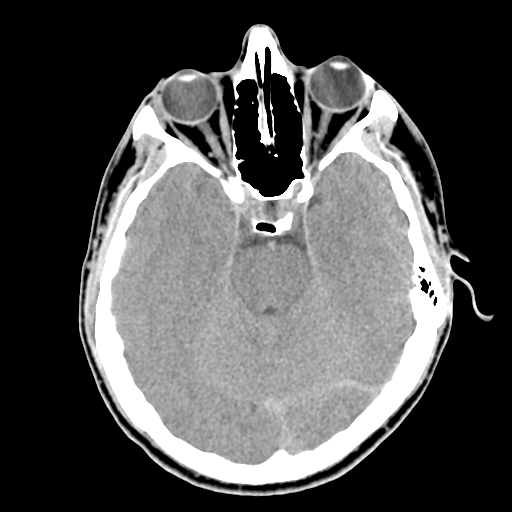
#> input picture Лабораторная_работа_1_2/head-CT.tif, 512 x 512 px
$ jupyter execute 'Обработка_медицинских_изображений_ЛР1_2.ipynb'   (shell and % lines are left out)   (older library calls are emulated)
#> lines starting #> are read from the running program, lines starting #| are printed output that depends on the picture
# Обработка медицинксих изображений
## Лабораторная работа №№1,2
Выполнил студент БМТ1-12М
Колокольников Георгий

# 0. Подготовительный этап

[cell 1]
from scipy.misc import imread
import matplotlib.pyplot as plt
from PIL import Image
import numpy as np
from scipy.signal import convolve2d
import scipy.ndimage as ndi
from math import sqrt, cos, sin, pi, exp
import warnings
warnings.filterwarnings('ignore')

[cell 2]
def rgb2gray(rgb):
    """
    Функция переводит 3х-канальное rgb изображение в
    одноканальное серошкальное
    """
    return np.dot(rgb[...,:3],[0.299, 0.587, 0.114])

[cell 3]
im_head = rgb2gray(imread('head-CT.tif',False, 'RGB' ))
plt.imshow(im_head, cmap='gray')
plt.axis('off')
plt.show()

[cell 4]
im_chest = rgb2gray(imread('chest-xray.tif',False, 'RGB' ))
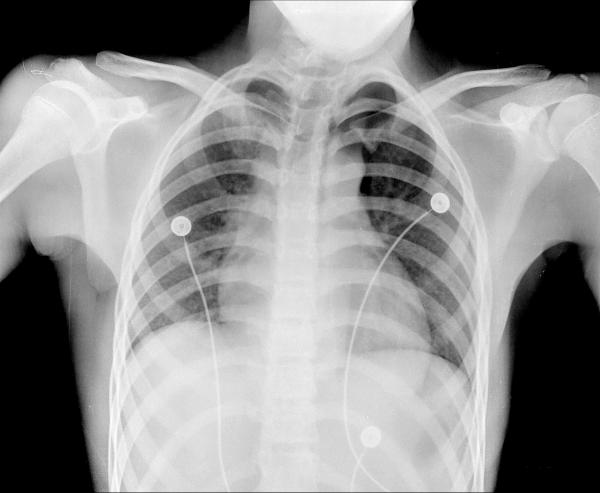
#> input picture Лабораторная_работа_1_2/chest-xray.tif, 600 x 493 px
plt.imshow(im_chest, cmap='gray')
plt.axis('off')
plt.show()

# 1. Базовые пеобразования цифрового изображения

1 . Отражения по горизонтали

[cell 5]
im_chest_h_flip = np.empty([im_chest.shape[0], im_chest.shape[1]])

[cell 6]
for i in range(0, im_chest.shape[0]):
    for j in range(0, im_chest.shape[1]):
        im_chest_h_flip[i,j] = im_chest[i, im_chest.shape[1]-1-j]
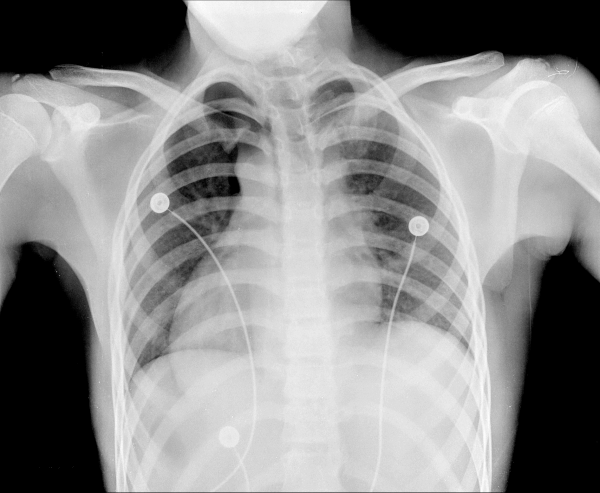
#> im_chest_h_flip: shape (493, 600) float64; min 0, max 253, mean 141.9

[cell 7]
plt.subplot(1,2,1)
plt.imshow(im_chest_h_flip, cmap='gray')
plt.axis('off')
plt.title('Horizontal flip')

plt.subplot(1,2,2)
plt.imshow(im_chest, cmap='gray')
plt.axis('off')
plt.title('Initial')
plt.show()
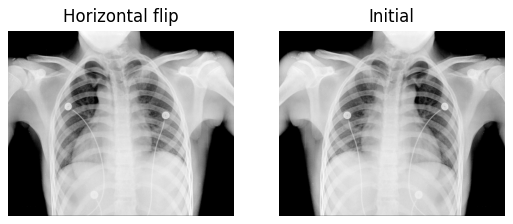
#> figure drawn by matplotlib, 2 panels

1.2 . Отражение по вертикали

[cell 8]
im_chest_v_flip = np.empty([im_chest.shape[0], im_chest.shape[1]])
for i in range(0, im_chest.shape[0]):
    for j in range(0, im_chest.shape[1]):
        im_chest_v_flip[i,j] = im_chest[im_chest.shape[0]-1-i, j]
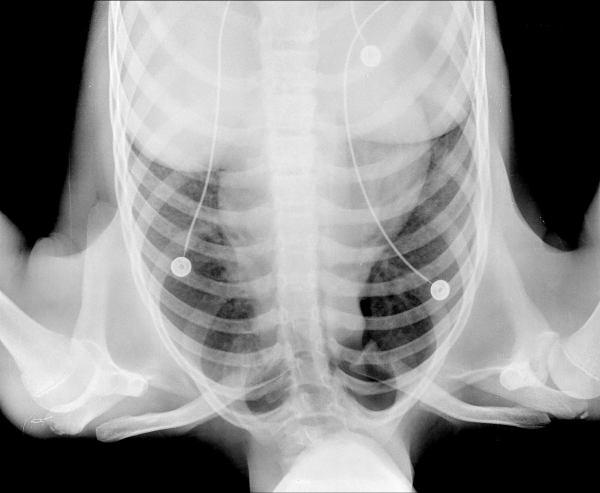
#> im_chest_v_flip: shape (493, 600) float64; min 0, max 253, mean 141.9

[cell 9]
plt.subplot(1,2,1)
plt.imshow(im_chest_v_flip, cmap='gray')
plt.axis('off')
plt.title('Vertical flip')

plt.subplot(1,2,2)
plt.imshow(im_chest, cmap='gray')
plt.axis('off')
plt.title('Initial')

plt.show()

2 . Поворот

[cell 10]
# Рассчитаем максимальныый размер изображения
size_new = int(sqrt(im_chest.shape[0]**2 + im_chest.shape[1]**2))
#> size_new = 776

[cell 11]
size_new
#> Out = 776

[cell 12]
# Центр поворота
x0, y0 = (int(im_chest.shape[0]/2), int(im_chest.shape[1]/2))
#> x0 = 246; y0 = 300

[cell 13]
# Вычисление новых координат и перенос интенсивностей
im_chest_rotate = np.empty([size_new, size_new])
phi = pi/2
for i in range(0, im_chest.shape[0]):
    for j in range(0, im_chest.shape[1]):
        x_new = int((i-x0)*cos(phi) - (j-y0)*sin(phi) + sqrt(im_chest.shape[0]**2 + im_chest.shape[1]**2)/2)
        y_new = int((i-x0)*sin(phi) + (j-y0)*cos(phi) + sqrt(im_chest.shape[0]**2 + im_chest.shape[1]**2)/2)
        im_chest_rotate[x_new,y_new] = im_chest[i, j]
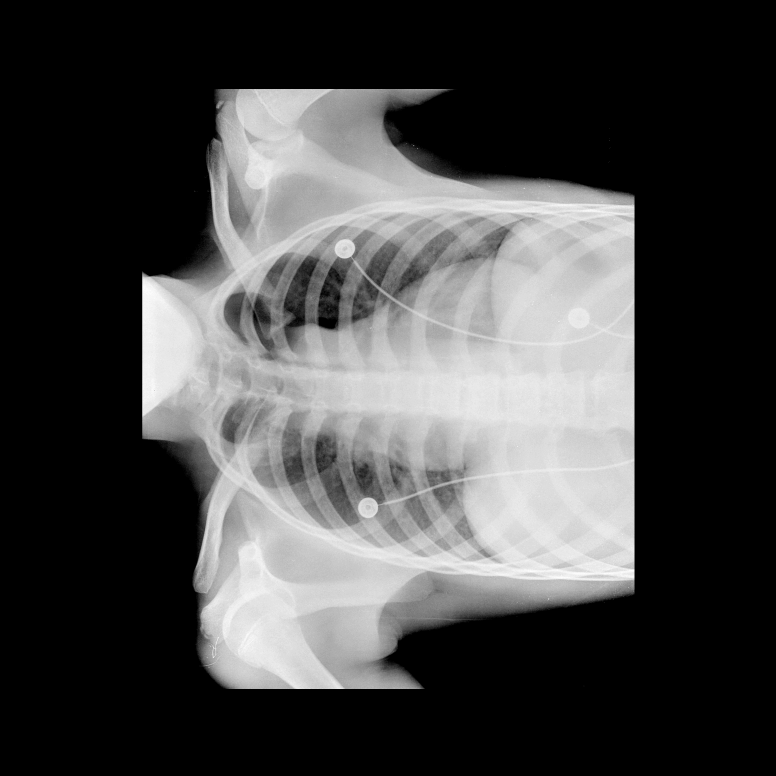
#> im_chest_rotate: shape (776, 776) float64; min 0, max 253, mean 69.8

[cell 14]
plt.imshow(im_chest_rotate, cmap='gray')
plt.axis('off')
plt.show()

3 . Инверсия

[cell 15]
# Нормируем изображение, так что примаются значения от 0 до 1
im_chest_norm = im_chest/255
plt.imshow(im_chest_norm, cmap='gray')
plt.axis('off')
plt.show()

[cell 16]
im_chest_invert = 1 - im_chest_norm
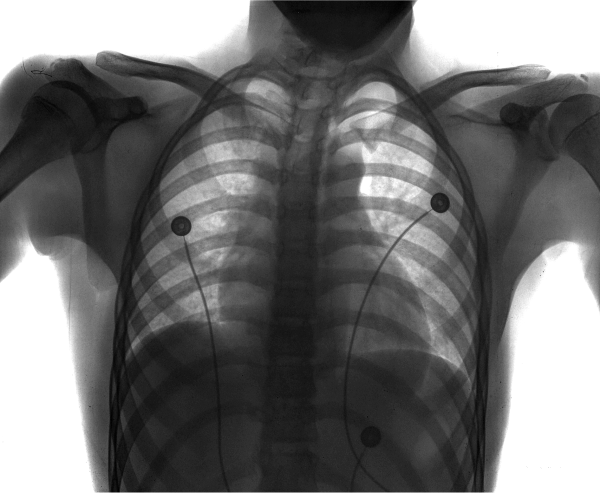
#> im_chest_invert: shape (493, 600) float64; min 0.00784, max 1, mean 0.444
plt.imshow(im_chest_invert, cmap='gray')
plt.axis('off')
plt.show()

4 . Фильтр собеля

[cell 17]
# Зададим горизонтальный фильтр Собеля
Sobel_h = np.array([[-1,-2,-1],
                    [0, 0, 0],
                    [1, 2,1]])
# Зададим вертикальный фильтр Собеля
Sobel_v = np.array([[-1,0,1],
                    [-2,0,2],
                    [-1,0,1]])

[cell 18]
im_chest_Sob_h = ndi.convolve(im_chest_norm, Sobel_h)
plt.imshow(im_chest_Sob_h, cmap='seismic')
plt.axis('off')
plt.show()

[cell 19]
im_chest_Sob_v = ndi.convolve(im_chest_norm, Sobel_v)
plt.imshow(im_chest_Sob_v, cmap='seismic')
plt.axis('off')
plt.show()

[cell 20]
im_chest_Sobel = np.sqrt(np.square(im_chest_Sob_h) + np.square(im_chest_Sob_v))
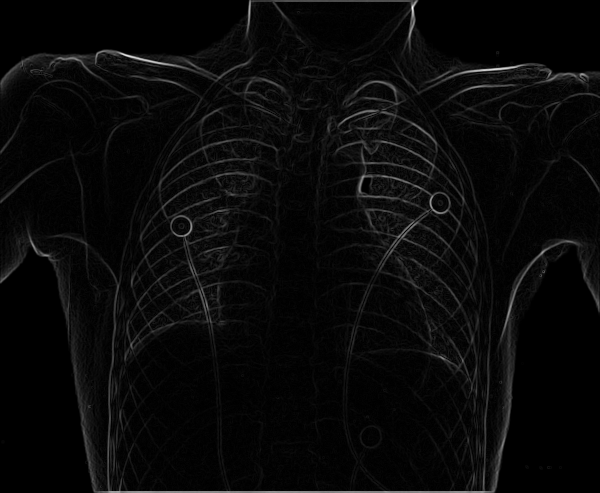
#> im_chest_Sobel: shape (493, 600) float64; min 0, max 3.02, mean 0.112; drawn with min black and max white
plt.imshow(im_chest_Sobel, cmap='gray')
plt.axis('off')
plt.show()

Попробуем встроенную функцию

[cell 21]
im_chest_built_Sobel_v = ndi.sobel(im_chest_norm, axis = 0)
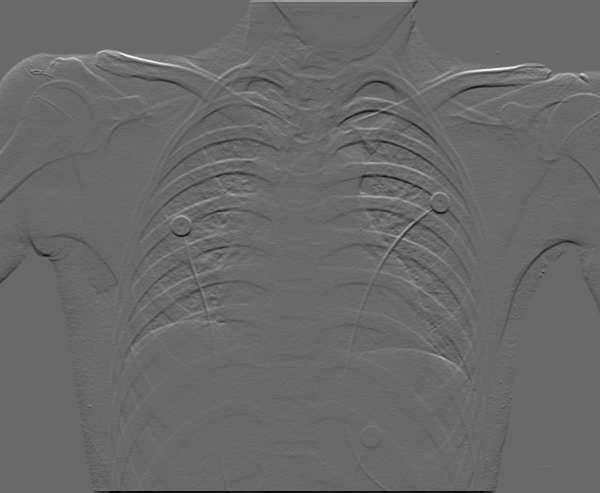
#> im_chest_built_Sobel_v: shape (493, 600) float64; min -1.88, max 2.65, mean 0.00152; drawn with min black and max white
im_chest_built_Sobel_h = ndi.sobel(im_chest_norm, axis = 1)
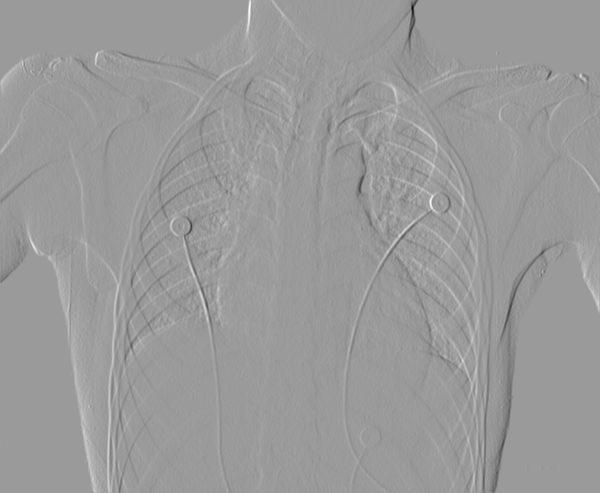
#> im_chest_built_Sobel_h: shape (493, 600) float64; min -3, max 1.95, mean 0.000383; drawn with min black and max white
im_chest_built_Sobel = np.sqrt(np.square(im_chest_built_Sobel_h) + np.square(im_chest_built_Sobel_v))

[cell 22]
plt.imshow(im_chest_built_Sobel, cmap='gray')
plt.axis('off')
plt.show()

Результаты совпадают

5 . Гамма коррекция

[cell 23]
im_chest = im_chest_norm
A = 1
gamma = 0.3
im_chest_gamma = A*np.power(im_chest, gamma)
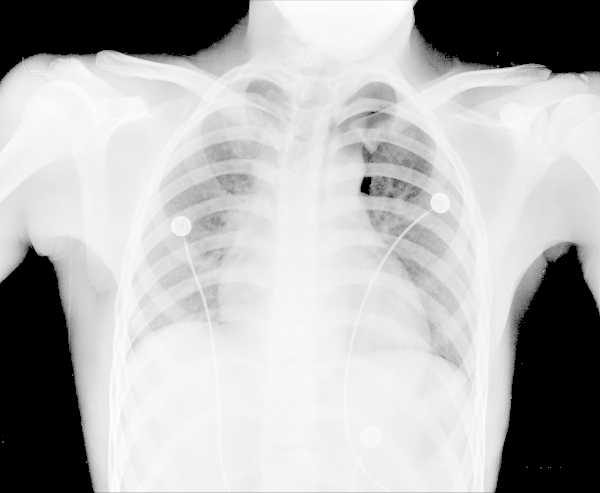
#> im_chest_gamma: shape (493, 600) float64; min 0, max 0.998, mean 0.705

[cell 24]
plt.subplot(1,2,1)
plt.imshow(im_chest_gamma, cmap='gray')
plt.axis('off')
plt.title('Gamma-corrected')

plt.subplot(1,2,2)
plt.imshow(im_chest_norm, cmap='gray')
plt.axis('off')
plt.title('Initial')
plt.show()
